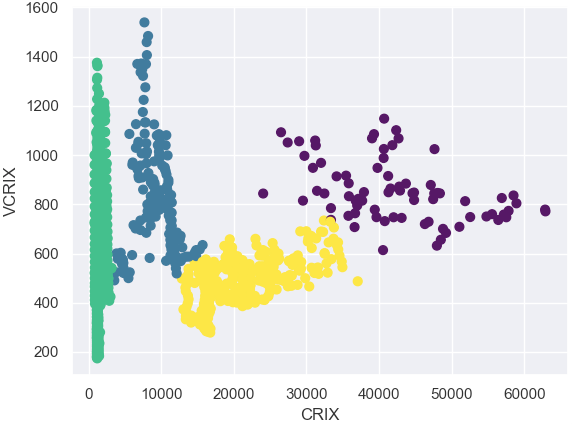

Reproduce this figure in Python.
import matplotlib.pyplot as plt
import seaborn as sns; sns.set()
import numpy as np
from sklearn.mixture import GaussianMixture
import pandas as pd


data=pd.read_csv('cvc.csv')
vol=data['VCRIX'] #volatility of CRIX
cp=data['CRIX']
X=pd.concat([vol, cp], axis=1)

from sklearn.datasets.samples_generator import make_blobs
#X, y_true = make_blobs(n_samples=400, centers=4, cluster_std=0.60, random_state=0)
#X = X[:, ::-1] # flip axes for better plotting

gmm =GaussianMixture(n_components=4).fit(X)
labels = gmm.predict(X)
#plt.scatter(X[:, 0], X[:, 1], c=labels, s=40, cmap='viridis')
plt.scatter(cp, vol, c=labels, s=40, cmap='viridis')
plt.xlabel('CRIX')
plt.ylabel('VCRIX')
plt.show()
